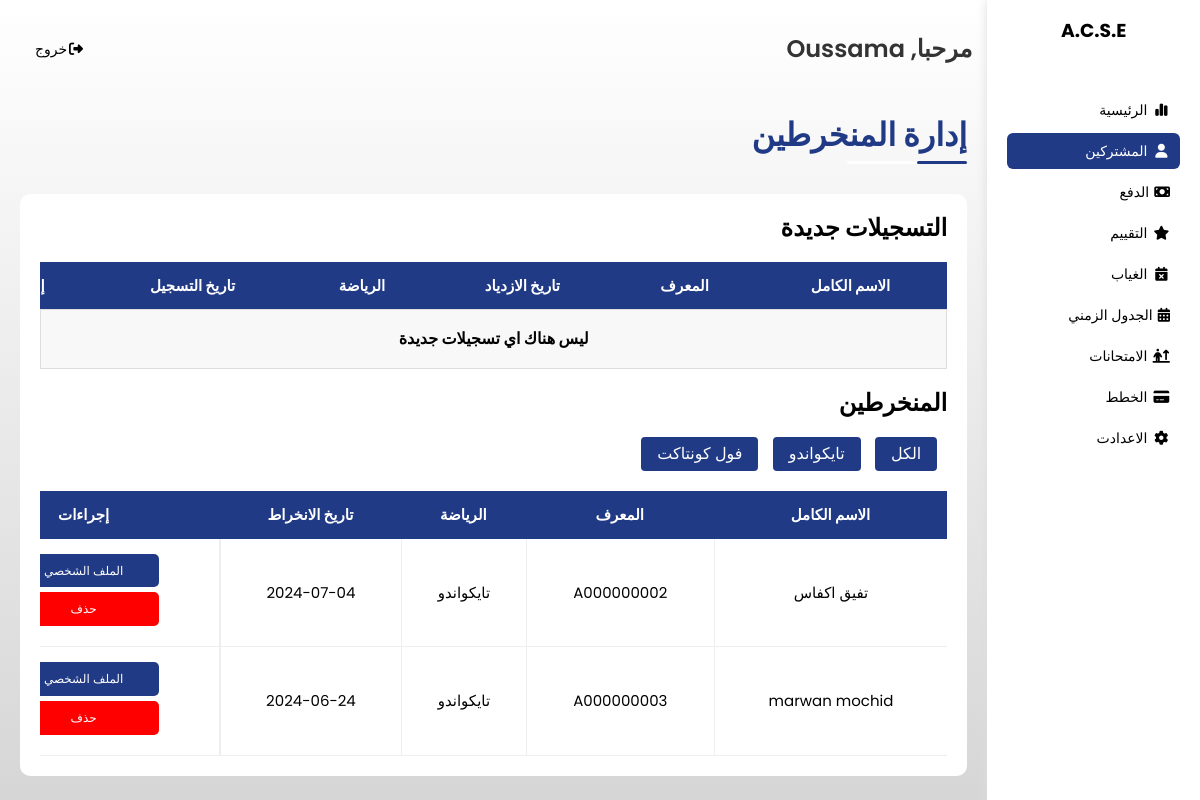
The page /assets/admin/adherentes.php (signed in) on the database its author committed.
### tables this page shows
CREATE TABLE `adherents` (
  `identifier` varchar(20) NOT NULL,
  `nom` varchar(50) NOT NULL,
  `prenom` varchar(50) NOT NULL,
  `date_naissance` date NOT NULL,
  `poids` decimal(5,2) NOT NULL,
  `type` varchar(50) NOT NULL,
  `date_adhesion` date NOT NULL DEFAULT curdate(),
  `image_path` varchar(255) DEFAULT NULL,
  `BC_path` varchar(255) DEFAULT NULL,
  `guardian_name` varchar(50) DEFAULT NULL,
  `guardian_phone` varchar(15) DEFAULT NULL,
  `second_guardian_phone` varchar(15) DEFAULT NULL,
  `address` varchar(255) DEFAULT NULL,
  `health_status` varchar(20) DEFAULT NULL,
  `blood_type` varchar(50) DEFAULT NULL,
  `status` varchar(50) DEFAULT 'pending',
  `current_belt` varchar(50) DEFAULT NULL,
  `next_belt` varchar(50) DEFAULT NULL,
  `licence` varchar(250) DEFAULT NULL,
  `note` text DEFAULT NULL
);

### assets/admin/adherentes.php (the view, shortened to what this page needs)
<!DOCTYPE html>
<html lang="en">
<head>
    <link rel="stylesheet" href="../css/framework.css">
    <link rel="stylesheet" href="../css/dashbord.css">
    <link rel="stylesheet" href="../css/normalize.css" />
    <link rel="stylesheet" href="../css/all.min.css" />
    <link rel="stylesheet" href="https://cdn.jsdelivr.net/npm/toastify-js/src/toastify.min.css">
</head>
<body dir="rtl">
    <div class="page d-flex">
        <?php require 'sidebar.php'; ?>
        <div class="content w-full">
            <?php require 'header.php'; ?>
            <h1 class="p-relative">إدارة المنخرطين</h1>
            <div class="absences p-20 bg-fff rad-10 m-20 special">
                <h2 class="mt-0 mb-20">التسجيلات جديدة</h2>
                <?php
                $stmt = $conn->prepare("SELECT * FROM adherents WHERE status = ?");
                $status = 'pending';
                $stmt->bind_param("s", $status);
                $stmt->execute();
                $result = $stmt->get_result();
                ?>
                <div class="responsive-table">
                    <table class="fs-15 w-full">
                        <thead>
                            <tr>
                                <th>الاسم الكامل</th>
                                <th>المعرف</th>
                                <th>تاريخ الازدياد</th>
                                <th>الرياضة</th>
                                <th>تاريخ التسجيل</th>
                                <th>إجراءات</th>
                            </tr>
                        </thead>
                        <tbody>
                            <?php
                            if ($result->num_rows > 0) {
                                while ($row = $result->fetch_assoc()) {
                                    $id = $row['identifier'];
                                    echo "<tr>";
                                    echo "<td>" . htmlspecialchars($row['prenom'] . " " . $row['nom']) . "</td>";
                                    echo "<td>" . htmlspecialchars($row['identifier']) . "</td>";
                                    echo "<td>" . htmlspecialchars($row['date_naissance']) . "</td>";
                                    echo "<td>" . htmlspecialchars($row['type']) . "</td>";
                                    echo "<td>" . htmlspecialchars($row['date_adhesion']) . "</td>";
                                    echo "<td>
                                            <a href='../php/rejeter.php?id=$id' class='supprimer-btn'><span class='label btn-shape bg-f00'>رفض</span></a>
                                            <a href='../php/accepter.php?id=$id' class='justification-btn'><span class='label btn-shape bg-green'>قبول</span></a>
                                          </td>";
                                    echo "</tr>";
                                }
                            } else {
                                echo "</tbody></table>";
                                echo "<div class='no-results'>ليس هناك اي تسجيلات جديدة</div>";
                            }
                            ?>
                </div>
                <h2 class="mt-0 mb-20 mt-20">المنخرطين</h2>
                <div class="options w-full">
                    <div class="branch-filter mt-10 mb-10">
                        <button class="btn-shape bg-c-60 color-fff active mb-10" data-branch="all">الكل</button>
                        <button class="btn-shape bg-c-60 color-fff mb-10" data-branch="تايكواندو">تايكواندو</button>
                        <button class="btn-shape bg-c-60 color-fff mb-10" data-branch="فول كونتاكت">فول كونتاكت</button>
                    </div>
                </div>
                <div class="responsive-table special">
                    <?php
                    $stmt1 = $conn->prepare("SELECT * FROM adherents WHERE status = ?");
                    $status_active = 'active';
                    $stmt1->bind_param("s", $status_active);
                    $stmt1->execute();
                    $result1 = $stmt1->get_result();
                    ?>
                    <table class="fs-15 w-full" id="adherent-list">
                        <thead>
                            <tr>
                                <th>الاسم الكامل</th>
                                <th>المعرف</th>
                                <th>الرياضة</th>
                                <th>تاريخ الانخراط</th>
                                <th>إجراءات</th>
                            </tr>
                        </thead>
                        <tbody>
                            <?php
                            if ($result1->num_rows > 0) {
                                while ($row1 = $result1->fetch_assoc()) {
                                    echo "<tr data-branch='" . htmlspecialchars($row1['type']) . "'>";
                                    echo "<td>" . htmlspecialchars($row1['prenom'] . " " . $row1['nom']) . "</td>";
                                    echo "<td>" . htmlspecialchars($row1['identifier']) . "</td>";
                                    echo "<td>" . htmlspecialchars($row1['type']) . "</td>";
                                    echo "<td>" . htmlspecialchars($row1['date_adhesion']) . "</td>";
                                    $identifiant = $row1['identifier'];
                                    echo "<td>
                                            <a href='profile-adherent.php?id={$identifiant}' class='supprimer-btn'><span class='label btn-shape bg-c-60'>الملف الشخصي</span></a>
                                            <a href='../php/delete_adherent.php?id={$identifiant}' class='supprimer-btn'><span class='label btn-shape bg-f00'>حذف</span></a>
                                          </td>";
                                    echo "</tr>";
                                }
                            } else {
                                echo "</tbody></table>";
                                echo "<div class='no-results'>لم يتم العثور على أعضاء</div>";
                            }
                            ?>
                        </tbody>
                    </table>
                </div>
            </div>
        </div>
    </div>
</body>
</html>

### assets/css/framework.css (style rules this page uses)
:root { --color-60: #203a85; --color-60-Tr: #203a8580; --color-30: #fff; --color-10: #333333; --color-10-transparent: #3333331a; --color-second: #d6d6d6; --color-aaa: #aaa; --color-333: #333; --color-f8f9fa: #f8f9fa; --c-f00: #f00; }
.d-flex { display: flex; }
.p-20 { padding: 20px; }
.m-20 { margin: 20px; }
.mt-0 { margin-top: 0; }
.mt-10 { margin-top: 10px; }
.mt-20 { margin-top: 20px; }
.mb-10 { margin-bottom: 10px; }
.mb-20 { margin-bottom: 20px; }
.bg-fff { background-color: var(--color-30); }
.bg-c-60 { background-color: var(--color-60); }
.bg-f00 { background-color: var(--c-f00); }
.color-fff { color: var(--c-fff); }
.p-relative { position: relative; }
.fs-15 { font-size: 15px; }
.rad-10 { border-radius: 10px; -webkit-border-radius: 10px; -moz-border-radius: 10px; -ms-border-radius: 10px; -o-border-radius: 10px; }
.w-full { width: 100%; }

### assets/css/dashbord.css (style rules this page uses)
:root { --color-60: #203a85; --color-60-Tr: #203a8580; --color-30: #fff; --color-10: #333333; --color-10-transparent: #3333331a; --color-second: #d6d6d6; --color-aaa: #aaa; --color-333: #333; --c-fff: #fff; --c-f00: #f00; }
* { box-sizing: border-box; }
body { margin: 0; font-family: 'Poppins', 'Work Sans', sans-serif; }
a { text-decoration: none; color: var(--c-fff); }
.content { overflow: hidden; }
.page { background-image: linear-gradient(180deg, var(--color-30) 0%, var(--color-second) 100%); min-height: 100vh; width: 100%; }
.page h1 { margin: 20px 20px 40px; color: var(--color-60); }
.page h1::before, .page h1::after { content: ""; height: 3px; position: absolute; bottom: -10px; right: 0; border-radius: 10px; -webkit-border-radius: 10px; -moz-border-radius: 10px; -ms-border-radius: 10px; -o-border-radius: 10px; }
.page h1::before { background-color: var(--color-30); width: 120px; }
.page h1::after { background-color: var(--color-60); width: 50px; }
.btn-shape { padding: 10px 20px; border: none; border-radius: 5px; cursor: pointer; }
.branch-filter button { margin-right: 10px; padding: 8px 16px; border: none; border-radius: 4px; background-color: var(--color-60); color: #fff; cursor: pointer; }
.absences .responsive-table, .horaire .responsive-table { overflow-x: auto; }
.absences table, .horaire table { min-width: 1000px; border-spacing: 0; }
.absences thead th, .horaire th { background-color: var(--color-60); color: var(--color-30); }
.absences table th, .absences table td, .horaire table th, .horaire table td { padding: 15px; text-align: center; }
.absences table .label { width: 150px; font-size: 12px; display: inline-block; margin-bottom: 5px; text-align: center; transition: .3s; -webkit-transition: .3s; -moz-transition: .3s; -ms-transition: .3s; -o-transition: .3s; }
.absences tbody td, .horaire tbody td { border-bottom: 1px solid #eee; border-left: 1px solid #eee; transition: .3s; -webkit-transition: .3s; -moz-transition: .3s; -ms-transition: .3s; -o-transition: .3s; }
.special tbody td:last-child, .horaire tbody td:last-child { border-right: 1px solid #eee; }
.special tbody td:last-child { display: flex; flex-direction: column; align-items: center; justify-content: center; }
.special tbody td:last-child a { color: var(--color-30); }
.special tbody td:last-child span:first-child { margin-bottom: 5px; }
.no-results { text-align: center; font-weight: bold; padding: 20px; background-color: #f8f8f8; border: 1px solid #ddd; width: 100%; }

### assets/admin/adherentes.php (style rules this page uses)
.no-results { text-align: center; font-weight: bold; padding: 20px; background-color: #f8f8f8; border: 1px solid #ddd; width: 100%; }

### rows shown on the page
adherents: prenom+nom "تفيق اكفاس", identifier "A000000002", type "تايكواندو", date_adhesion "2024-07-04"
adherents: prenom+nom "marwan mochid", identifier "A000000003", type "تايكواندو", date_adhesion "2024-06-24"

### other values the page prints
$user_name "Oussama"
